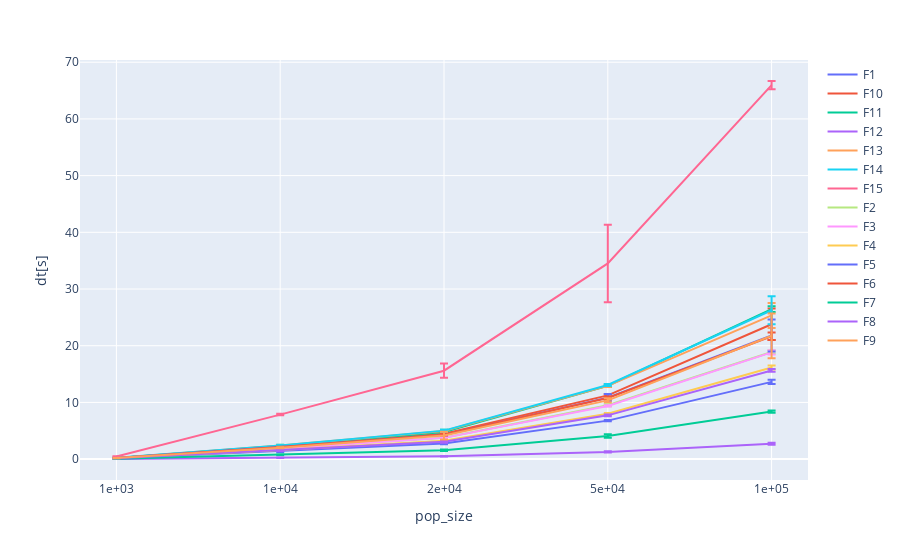

Notebook code cell kept with this figure:
### Code cell
fig

### Figure 1 — Plotly figure (JSON) as saved in the notebook; plotly's stock layout.template omitted (floating-point values rounded to 4 significant figures)
{"data": [{"error_y": {"array": [0.03971, 0.1196, 0.1221, 0.114, 0.367]}, "hovertemplate": "=F1<br>pop_size=%{x}<br>dt[s]=%{y}<extra></extra>", "legendgroup": "F1", "line": {"color": "#636efa", "dash": "solid"}, "marker": {"symbol": "circle"}, "mode": "lines", "name": "F1", "orientation": "v", "showlegend": true, "type": "scatter", "x": ["1e+03", "1e+04", "2e+04", "5e+04", "1e+05"], "xaxis": "x", "y": [0.1426, 1.391, 2.748, 6.788, 13.63], "yaxis": "y"}, {"error_y": {"array": [0.007598, 0.1735, 0.06884, 0.2561, 2.779]}, "hovertemplate": "=F10<br>pop_size=%{x}<br>dt[s]=%{y}<extra></extra>", "legendgroup": "F10", "line": {"color": "#EF553B", "dash": "solid"}, "marker": {"symbol": "circle"}, "mode": "lines", "name": "F10", "orientation": "v", "showlegend": true, "type": "scatter", "x": ["1e+03", "1e+04", "2e+04", "5e+04", "1e+05"], "xaxis": "x", "y": [0.1869, 2.247, 4.457, 11.24, 23.78], "yaxis": "y"}, {"error_y": {"array": [0.01663, 0.2037, 0.4191, 0.2066, 0.5058]}, "hovertemplate": "=F11<br>pop_size=%{x}<br>dt[s]=%{y}<extra></extra>", "legendgroup": "F11", "line": {"color": "#00cc96", "dash": "solid"}, "marker": {"symbol": "circle"}, "mode": "lines", "name": "F11", "orientation": "v", "showlegend": true, "type": "scatter", "x": ["1e+03", "1e+04", "2e+04", "5e+04", "1e+05"], "xaxis": "x", "y": [0.2185, 2.332, 4.761, 12.94, 26.44], "yaxis": "y"}, {"error_y": {"array": [0.003251, 0.03257, 0.02718, 0.1072, 0.172]}, "hovertemplate": "=F12<br>pop_size=%{x}<br>dt[s]=%{y}<extra></extra>", "legendgroup": "F12", "line": {"color": "#ab63fa", "dash": "solid"}, "marker": {"symbol": "circle"}, "mode": "lines", "name": "F12", "orientation": "v", "showlegend": true, "type": "scatter", "x": ["1e+03", "1e+04", "2e+04", "5e+04", "1e+05"], "xaxis": "x", "y": [0.02364, 0.2504, 0.4968, 1.262, 2.716], "yaxis": "y"}, {"error_y": {"array": [0.0175, 0.08977, 0.1331, 0.2109, 2.211]}, "hovertemplate": "=F13<br>pop_size=%{x}<br>dt[s]=%{y}<extra></extra>", "legendgroup": "F13", "line": {"color": "#FFA15A", "dash": "solid"}, "marker": {"symbol": "circle"}, "mode": "lines", "name": "F13", "orientation": "v", "showlegend": true, "type": "scatter", "x": ["1e+03", "1e+04", "2e+04", "5e+04", "1e+05"], "xaxis": "x", "y": [0.2174, 2.396, 4.948, 12.91, 25.34], "yaxis": "y"}, {"error_y": {"array": [0.01729, 0.0542, 0.1685, 0.1821, 2.47]}, "hovertemplate": "=F14<br>pop_size=%{x}<br>dt[s]=%{y}<extra></extra>", "legendgroup": "F14", "line": {"color": "#19d3f3", "dash": "solid"}, "marker": {"symbol": "circle"}, "mode": "lines", "name": "F14", "orientation": "v", "showlegend": true, "type": "scatter", "x": ["1e+03", "1e+04", "2e+04", "5e+04", "1e+05"], "xaxis": "x", "y": [0.2188, 2.422, 5.025, 13.07, 26.26], "yaxis": "y"}, {"error_y": {"array": [0.03058, 0.1367, 1.256, 6.831, 0.7337]}, "hovertemplate": "=F15<br>pop_size=%{x}<br>dt[s]=%{y}<extra></extra>", "legendgroup": "F15", "line": {"color": "#FF6692", "dash": "solid"}, "marker": {"symbol": "circle"}, "mode": "lines", "name": "F15", "orientation": "v", "showlegend": true, "type": "scatter", "x": ["1e+03", "1e+04", "2e+04", "5e+04", "1e+05"], "xaxis": "x", "y": [0.4663, 7.851, 15.59, 34.51, 65.95], "yaxis": "y"}, {"error_y": {"array": [0.0224, 0.06193, 0.04133, 0.1781, 0.2812]}, "hovertemplate": "=F2<br>pop_size=%{x}<br>dt[s]=%{y}<extra></extra>", "legendgroup": "F2", "line": {"color": "#B6E880", "dash": "solid"}, "marker": {"symbol": "circle"}, "mode": "lines", "name": "F2", "orientation": "v", "showlegend": true, "type": "scatter", "x": ["1e+03", "1e+04", "2e+04", "5e+04", "1e+05"], "xaxis": "x", "y": [0.1931, 1.896, 3.776, 9.495, 18.9], "yaxis": "y"}, {"error_y": {"array": [0.02554, 0.07917, 0.06177, 0.1051, 0.3624]}, "hovertemplate": "=F3<br>pop_size=%{x}<br>dt[s]=%{y}<extra></extra>", "legendgroup": "F3", "line": {"color": "#FF97FF", "dash": "solid"}, "marker": {"symbol": "circle"}, "mode": "lines", "name": "F3", "orientation": "v", "showlegend": true, "type": "scatter", "x": ["1e+03", "1e+04", "2e+04", "5e+04", "1e+05"], "xaxis": "x", "y": [0.189, 1.883, 3.745, 9.384, 18.82], "yaxis": "y"}, {"error_y": {"array": [0.01821, 0.03521, 0.08176, 0.1621, 0.3469]}, "hovertemplate": "=F4<br>pop_size=%{x}<br>dt[s]=%{y}<extra></extra>", "legendgroup": "F4", "line": {"color": "#FECB52", "dash": "solid"}, "marker": {"symbol": "circle"}, "mode": "lines", "name": "F4", "orientation": "v", "showlegend": true, "type": "scatter", "x": ["1e+03", "1e+04", "2e+04", "5e+04", "1e+05"], "xaxis": "x", "y": [0.1509, 1.592, 3.22, 7.987, 16.16], "yaxis": "y"}, {"error_y": {"array": [0.01388, 0.03649, 0.07129, 0.6217, 2.833]}, "hovertemplate": "=F5<br>pop_size=%{x}<br>dt[s]=%{y}<extra></extra>", "legendgroup": "F5", "line": {"color": "#636efa", "dash": "solid"}, "marker": {"symbol": "circle"}, "mode": "lines", "name": "F5", "orientation": "v", "showlegend": true, "type": "scatter", "x": ["1e+03", "1e+04", "2e+04", "5e+04", "1e+05"], "xaxis": "x", "y": [0.1972, 2.117, 4.274, 10.85, 21.8], "yaxis": "y"}, {"error_y": {"array": [0.01808, 0.05677, 0.1303, 0.271, 0.6572]}, "hovertemplate": "=F6<br>pop_size=%{x}<br>dt[s]=%{y}<extra></extra>", "legendgroup": "F6", "line": {"color": "#EF553B", "dash": "solid"}, "marker": {"symbol": "circle"}, "mode": "lines", "name": "F6", "orientation": "v", "showlegend": true, "type": "scatter", "x": ["1e+03", "1e+04", "2e+04", "5e+04", "1e+05"], "xaxis": "x", "y": [0.1934, 2.133, 4.293, 10.78, 21.67], "yaxis": "y"}, {"error_y": {"array": [0.005294, 0.05298, 0.1297, 0.3043, 0.2121]}, "hovertemplate": "=F7<br>pop_size=%{x}<br>dt[s]=%{y}<extra></extra>", "legendgroup": "F7", "line": {"color": "#00cc96", "dash": "solid"}, "marker": {"symbol": "circle"}, "mode": "lines", "name": "F7", "orientation": "v", "showlegend": true, "type": "scatter", "x": ["1e+03", "1e+04", "2e+04", "5e+04", "1e+05"], "xaxis": "x", "y": [0.06525, 0.7588, 1.555, 4.072, 8.378], "yaxis": "y"}, {"error_y": {"array": [0.01315, 0.1471, 0.1872, 0.1733, 0.2359]}, "hovertemplate": "=F8<br>pop_size=%{x}<br>dt[s]=%{y}<extra></extra>", "legendgroup": "F8", "line": {"color": "#ab63fa", "dash": "solid"}, "marker": {"symbol": "circle"}, "mode": "lines", "name": "F8", "orientation": "v", "showlegend": true, "type": "scatter", "x": ["1e+03", "1e+04", "2e+04", "5e+04", "1e+05"], "xaxis": "x", "y": [0.1439, 1.562, 3.058, 7.717, 15.64], "yaxis": "y"}, {"error_y": {"array": [0.01345, 0.07938, 0.6962, 0.3537, 3.951]}, "hovertemplate": "=F9<br>pop_size=%{x}<br>dt[s]=%{y}<extra></extra>", "legendgroup": "F9", "line": {"color": "#FFA15A", "dash": "solid"}, "marker": {"symbol": "circle"}, "mode": "lines", "name": "F9", "orientation": "v", "showlegend": true, "type": "scatter", "x": ["1e+03", "1e+04", "2e+04", "5e+04", "1e+05"], "xaxis": "x", "y": [0.182, 2.003, 4.151, 10.36, 21.75], "yaxis": "y"}], "layout": {"legend": {"title": {"text": ""}, "tracegroupgap": 0}, "margin": {"t": 60}, "xaxis": {"anchor": "y", "domain": [0, 1], "title": {"text": "pop_size"}}, "yaxis": {"anchor": "x", "domain": [0, 1], "title": {"text": "dt[s]"}}}}
